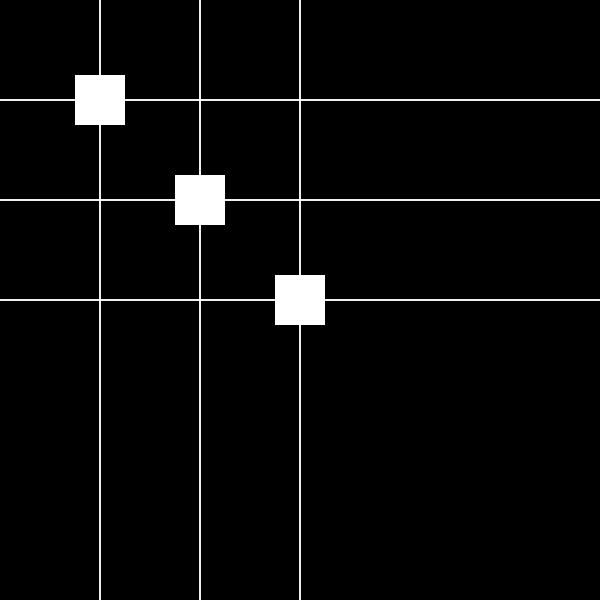
Frame 1 (no input)
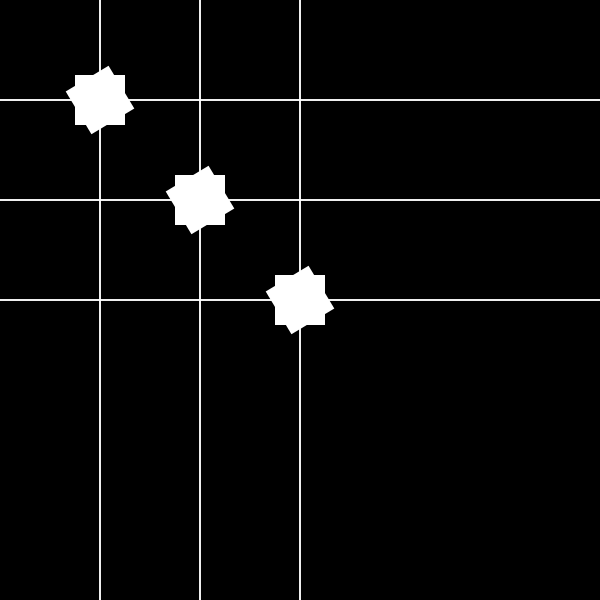
Frame 60 (no input)
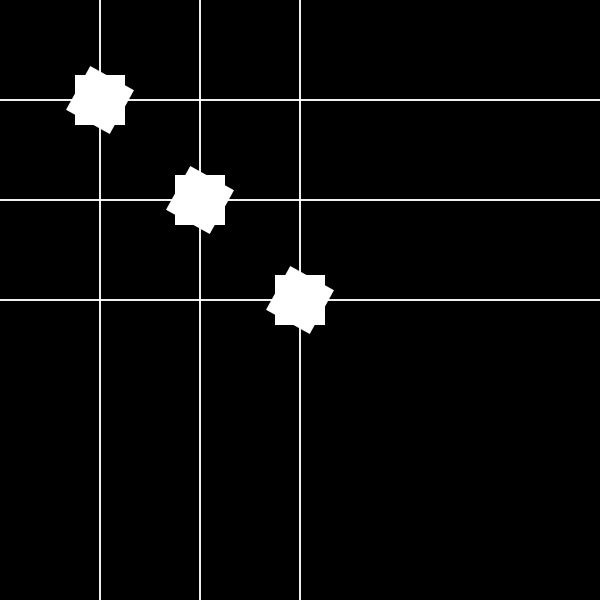
Frame 120 (the mouse pressed at the canvas centre since frame 60)

The p5.js sketch that drew these frames (run headless with seeded random() and noise() and a simulated clock; from frame 60 on, the mouse is pressed at the canvas centre):

// p5.js sketch
// ── sketch.js
// html file opens sketch_move.js, sketch_rotate.js, and sketch.js
// sketch.js is the only file that executes setup and draw
// each class is manipulated through an array

function setup() {
  createCanvas(600, 600);
  angleMode(DEGREES);
  for (let i = 0; i < boxes.length; i++) {
    boxArray[i] = new BoxEncaps(boxes[i]);
  }
  for (let i = 0; i < rotatedBoxes.length; i++) {
    rotatedBoxArray[i] = new BoxEncapsRotate(rotatedBoxes[i]);
  }
}

function draw() {
  background(0);
  rectMode(CENTER);

  for (let i = 0; i < boxes.length; i++) {
    boxArray[i].moveBox();
    boxArray[i].trackingLines();
  }

  for (let i = 0; i < rotatedBoxes.length; i++) {
    rotatedBoxArray[i].rotate();
    rotatedBoxArray[i].trackingLines();
  }
}

// ── sketch_move.js
//  This was adapted from Dan Shiffman's Coding Train
//  See links 3.1, 3.2, 3.3
//  https://www.youtube.com/playlist?list=PLRqwX-V7Uu6Zy51Q-x9tMWIv9cueOFTFA

// list of rotated objects
// object names must be unique from other objects, i.e. objects in sketch_move.js

let box01 = {
  rectX: 0,
  rectY: 0,
  rectWidth: 50,
  rectHeight: 50,
  transX: 300,
  transY: 300,
  speed: 0,
  speedY: 0
}

let box02 = {
  rectX: 0,
  rectY: 0,
  rectWidth: 50,
  rectHeight: 50,
  transX: 200,
  transY: 200,
  speed: 0,
  speedY: 0
}

let box03 = {
  rectX: 0,
  rectY: 0,
  rectWidth: 50,
  rectHeight: 50,
  transX: 100,
  transY: 100,
  speed: 0,
  speedY: 0
}

// set up an array of JS Objects
let boxes = [box01, box02, box03];
// set up an empty array to store each individual element
let boxArray = []

// this is the syntax for a Class
// convention always capitalizes classes
class BoxEncaps {
  //classes require constructors for the parameters
  constructor(incomingShape) {
    this.incomingShape = incomingShape;
  }
  // this is the syntax to begin a class function
  moveBox() {
    push();
    if (this.incomingShape.transX > width || this.incomingShape.transX < 0) {
      this.incomingShape.speed = this.incomingShape.speed*-1;
    }
    this.incomingShape.transX = this.incomingShape.transX + this.incomingShape.speed;
    if (this.incomingShape.transY > width || this.incomingShape.transY < 0) {
      this.incomingShape.speedY = this.incomingShape.speedY*-1;
    }
    this.incomingShape.transY = this.incomingShape.transY + this.incomingShape.speedY;
    translate(this.incomingShape.transX, this.incomingShape.transY, 50);
    noStroke();
    fill(255);
    rect(this.incomingShape.rectX, this.incomingShape.rectY, this.incomingShape.rectWidth, this.incomingShape.rectHeight);
    pop();
  }

  trackingLines() {
    stroke(255);
    strokeWeight(1.5)
    line(this.incomingShape.transX, 0, this.incomingShape.transX, height)
    line(0, this.incomingShape.transY, height, this.incomingShape.transY)
  }
}

// function moveBox(incomingBox) {
//   push();
//   if (incomingBox.transX > width || incomingBox.transX < 0) {
//     incomingBox.speed = incomingBox.speed*-1;
//   }
//   incomingBox.transX = incomingBox.transX + incomingBox.speed;
//   translate(incomingBox.transX, 300, 50);
//   displayBox(incomingBox);
//   pop();
// }
//
// function displayBox(incomingBox) {
//   noStroke();
//   fill(255);
//   rect(incomingBox.rectX, incomingBox.rectY, incomingBox.rectWidth, incomingBox.rectHeight);
// }
//
// function trackingLines(incomingGeometry) {
//   stroke(255);
//   strokeWeight(1.5)
//   line(incomingGeometry.transX, 0, incomingGeometry.transX, height)
//   line(0, incomingGeometry.transY, height, incomingGeometry.transY)
// }

// ── sketch_rotate.js
// list of rotated objects
// object names must be unique from other objects, i.e. objects in sketch_move.js

let rotatedBox01 = {
  rectX: 0,
  rectY: 0,
  rectWidth: 50,
  rectHeight: 50,
  transX: 300,
  transY: 300,
  angle: 0,
  speed: 0,
  speedY: 0
}

let rotatedBox02 = {
  rectX: 0,
  rectY: 0,
  rectWidth: 50,
  rectHeight: 50,
  transX: 200,
  transY: 200,
  angle: 0,
  speed: 0,
  speedY: 0
}

let rotatedBox03 = {
  rectX: 0,
  rectY: 0,
  rectWidth: 50,
  rectHeight: 50,
  transX: 100,
  transY: 100,
  angle: 0,
  speed: 0,
  speedY: 0
}

// set up an array of JS Objects
let rotatedBoxes = [rotatedBox01, rotatedBox02, rotatedBox03];
// set up an empty array to store each individual element
let rotatedBoxArray = []

// this is the syntax for a Class
// convention always capitalizes classes
class BoxEncapsRotate {
  //classes require constructors for the parameters
  constructor(incomingShape) {
    this.incomingShape = incomingShape;
  }
  // this is the syntax to begin a class function
  rotate() {
    noStroke();
    fill(255);
    push();
    translate(this.incomingShape.transX, this.incomingShape.transY);
    rotate(this.incomingShape.angle);
    rect(this.incomingShape.rectX, this.incomingShape.rectY, this.incomingShape.rectWidth, this.incomingShape.rectHeight);
    pop();
    this.incomingShape.angle = this.incomingShape.angle+1;
  }

  trackingLines() {
    stroke(255);
    strokeWeight(1.5)
    line(this.incomingShape.transX, 0, this.incomingShape.transX, height)
    line(0, this.incomingShape.transY, height, this.incomingShape.transY)
  }
}
